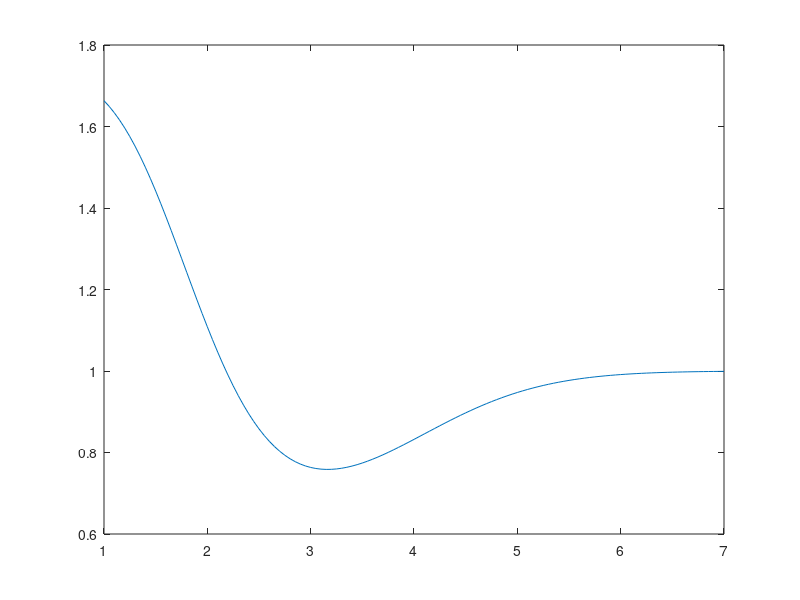

This figure's MATLAB source:
function [ output_args ] = test()
omegav         = 1:0.05:7;
h_1 = 3;
h_2 = 1;
g = 9.8;
theta = 0;
Fr_0 = 0;
for i=1:length(omegav)
omega_fnvs_1   = @(k) sqrt(tanh(k.*h_1)*g.*k)+k.*Fr_0.*sqrt(g)*cos(theta)-omegav(i);
omega_fnvs_2   = @(k) sqrt(tanh(k.*h_2)*g.*k)+k.*Fr_0.*sqrt(g)*cos(theta)-omegav(i);

k_1           =omegav(i)^2/g; 

k_1nvs         = fzero(omega_fnvs_1,k_1);
k_2nvs         = fzero(omega_fnvs_2,k_1);

k_2 = k_1;
cg_nvs_1       = sqrt(tanh(k_1.*h_1).*g./(k_1))/2.*(1+2*(k_1.*h_1)./sinh(2*(k_1.*h_1)))+Fr_0.*sqrt(g)*cos(theta);
cg_nvs_2       = sqrt(tanh(k_2.*h_2).*g./(k_2))/2.*(1+2*(k_2.*h_2)./sinh(2*(k_2.*h_2)))+Fr_0.*sqrt(g)*cos(theta);

AR(i) = cg_nvs_1/cg_nvs_2;
end
plot(omegav,AR)
end

